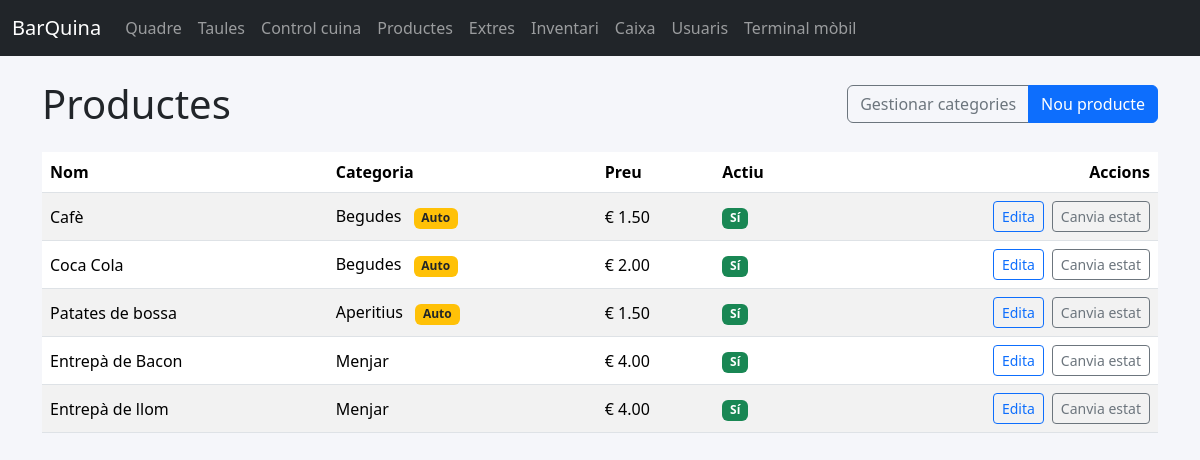
/catalog/products, run on the app's committed database.
### app/models.py (models this page shows, shortened)
class Product(db.Model):
    __tablename__ = "products"
    id = db.Column(db.Integer, primary_key=True)
    name = db.Column(db.String(80), nullable=False)
    legacy_category = db.Column("category", db.String(30))
    category_id = db.Column(db.Integer, db.ForeignKey("categories.id"), nullable=False)
    price = db.Column(db.Float, nullable=False)
    is_active = db.Column(db.Boolean, default=True)
    order_items = db.relationship("OrderItem", back_populates="product")
    product_extras = db.relationship(
        "ProductExtra",
        back_populates="product",
        cascade="all, delete-orphan",
        lazy="joined",
    )
    extras = db.relationship(
        "Extra",
        secondary="product_extras",
        viewonly=True,
        lazy="joined",
        order_by="Extra.name",
    )
    category = db.relationship("Category", back_populates="products", lazy="joined")

class Category(db.Model):
    __tablename__ = "categories"
    id = db.Column(db.Integer, primary_key=True)
    name = db.Column(db.String(60), unique=True, nullable=False)
    sort_order = db.Column(db.Integer, nullable=False, default=0)
    auto_prepare = db.Column(db.Boolean, nullable=False, default=False)
    is_active = db.Column(db.Boolean, nullable=False, default=True)
    products = db.relationship("Product", back_populates="category")

### app/blueprints/catalog/routes.py (the view, shortened to what this page needs)
@bp.route("/products", methods=["GET", "POST"])
def products():
    categories = _ordered_categories()
    products = (
        Product.query.options(joinedload(Product.category))
        .join(Product.category)
        .order_by(Category.sort_order, Category.name, Product.name)
        .all()
    )
    return render_template("catalog/products.html", products=products, categories=categories)

### app/blueprints/catalog/routes.py (called while the page is built)
def _ordered_categories(include_inactive: bool = False) -> list[Category]:
    query = Category.query
    if not include_inactive:
        query = query.filter_by(is_active=True)
    return query.order_by(Category.sort_order, Category.name).all()

### app/templates/catalog/products.html (shortened to what this page needs)
{% extends "base.html" %}
{% block content %}
<div class="d-flex justify-content-between align-items-center mb-4 flex-wrap gap-2">
    <h1 class="mb-0">Productes</h1>
    <div class="btn-group">
        <a class="btn btn-outline-secondary" href="{{ url_for('catalog.categories') }}">Gestionar categories</a>
        <button class="btn btn-primary" data-bs-toggle="modal" data-bs-target="#newProduct">Nou producte</button>
    </div>
</div>
<div class="table-responsive">
<table class="table table-striped align-middle">
    <thead>
        <tr>
            <th>Nom</th>
            <th>Categoria</th>
            <th>Preu</th>
            <th>Actiu</th>
            <th class="text-end">Accions</th>
        </tr>
    </thead>
    <tbody>
        {% for product in products %}
        <tr>
            <td>{{ product.name }}</td>
            <td>
                <span>{{ product.category.name }}</span>
                {% if product.category.auto_prepare %}
                <span class="badge bg-warning text-dark ms-2">Auto</span>
                {% endif %}
            </td>
            <td>€ {{ '%.2f'|format(product.price) }}</td>
            <td>
                {% if product.is_active %}
                <span class="badge bg-success">Sí</span>
                {% else %}
                <span class="badge bg-secondary">No</span>
                {% endif %}
            </td>
            <td class="text-end">
                <div class="d-flex justify-content-end gap-2">
                    <button
                        class="btn btn-sm btn-outline-primary"
                        data-bs-toggle="modal"
                        data-bs-target="#editProduct"
                        data-product-id="{{ product.id }}"
                        data-product-name="{{ product.name }}"
                        data-product-price="{{ '%.2f'|format(product.price) }}"
                        data-product-category-id="{{ product.category_id }}"
                        data-update-url="{{ url_for('catalog.update_product', product_id=product.id) }}"
                    >Edita</button>
                    <form method="post" action="{{ url_for('catalog.toggle_product', product_id=product.id) }}">
                        <button class="btn btn-sm btn-outline-secondary" type="submit">Canvia estat</button>
                    </form>
                </div>
            </td>
        </tr>
        {% else %}
        <tr><td colspan="5">No hi ha productes.</td></tr>
        {% endfor %}
    </tbody>
</table>
</div>
{% endblock %}

### app/static/css/app.css (style rules this page uses)
body { background-color: #f5f6fa; }

### data on the page
Product: name "Cafè", category.name "Begudes", shows "Auto", price "1.50", is_active "Sí"
Product: name "Coca Cola", category.name "Begudes", shows "Auto", price "2.00", is_active "Sí"
Product: name "Patates de bossa", category.name "Aperitius", shows "Auto", price "1.50", is_active "Sí"
Product: name "Entrepà de Bacon", category.name "Menjar", price "4.00", is_active "Sí"
Product: name "Entrepà de llom", category.name "Menjar", price "4.00", is_active "Sí"
